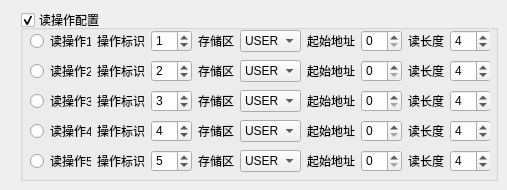
            <widget class="QWidget" name="tab_17">
             <attribute name="title">
              <string>EPC业务配置</string>
             </attribute>
             <widget class="QGroupBox" name="epcOpBox">
              <property name="enabled">
               <bool>true</bool>
              </property>
              <property name="geometry">
               <rect>
                <x>20</x>
                <y>10</y>
                <width>478</width>
                <height>171</height>
               </rect>
              </property>
              <property name="title">
               <string>读操作配置</string>
              </property>
              <property name="checkable">
               <bool>true</bool>
              </property>
              <property name="checked">
               <bool>true</bool>
              </property>
              <widget class="QWidget" name="layoutWidget_25">
               <property name="geometry">
                <rect>
                 <x>10</x>
                 <y>80</y>
                 <width>460</width>
                 <height>22</height>
                </rect>
               </property>
               <layout class="QHBoxLayout" name="horizontalLayout_33">
                <item>
                 <widget class="QRadioButton" name="radioEpcOp3">
                  <property name="text">
                   <string>读操作3</string>
                  </property>
                 </widget>
                </item>
                <item>
                 <widget class="QLabel" name="label_230">
                  <property name="text">
                   <string>操作标识</string>
                  </property>
                 </widget>
                </item>
                <item>
                 <widget class="QSpinBox" name="epcOpId3">
                  <property name="value">
                   <number>3</number>
                  </property>
                 </widget>
                </item>
                <item>
                 <widget class="QLabel" name="label_231">
                  <property name="text">
                   <string>存储区</string>
                  </property>
                 </widget>
                </item>
                <item>
                 <widget class="QComboBox" name="epcOpMb3">
                  <property name="currentIndex">
                   <number>3</number>
                  </property>
                  <property name="modelColumn">
                   <number>0</number>
                  </property>
                  <item>
                   <property name="text">
                    <string>RFU</string>
                   </property>
                  </item>
                  <item>
                   <property name="text">
                    <string>EPC</string>
                   </property>
                  </item>
                  <item>
                   <property name="text">
                    <string>TID</string>
                   </property>
                  </item>
                  <item>
                   <property name="text">
                    <string>USER</string>
                   </property>
                  </item>
                 </widget>
                </item>
                <item>
                 <widget class="QLabel" name="label_232">
                  <property name="text">
                   <string>起始地址</string>
                  </property>
                 </widget>
                </item>
                <item>
                 <widget class="QSpinBox" name="epcOpPointer3"/>
                </item>
                <item>
                 <widget class="QLabel" name="label_233">
                  <property name="text">
                   <string>读长度</string>
                  </property>
                 </widget>
                </item>
                <item>
                 <widget class="QSpinBox" name="epcOpCount3">
                  <property name="value">
                   <number>4</number>
                  </property>
                 </widget>
                </item>
               </layout>
              </widget>
              <widget class="QWidget" name="layoutWidget_26">
               <property name="geometry">
                <rect>
                 <x>10</x>
                 <y>110</y>
                 <width>460</width>
                 <height>22</height>
                </rect>
               </property>
               <layout class="QHBoxLayout" name="horizontalLayout_34">
                <item>
                 <widget class="QRadioButton" name="radioEpcOp4">
                  <property name="text">
                   <string>读操作4</string>
                  </property>
                 </widget>
                </item>
                <item>
                 <widget class="QLabel" name="label_234">
                  <property name="text">
                   <string>操作标识</string>
                  </property>
                 </widget>
                </item>
                <item>
                 <widget class="QSpinBox" name="epcOpId4">
                  <property name="value">
                   <number>4</number>
                  </property>
                 </widget>
                </item>
                <item>
                 <widget class="QLabel" name="label_235">
                  <property name="text">
                   <string>存储区</string>
                  </property>
                 </widget>
                </item>
                <item>
                 <widget class="QComboBox" name="epcOpMb4">
                  <property name="currentIndex">
                   <number>3</number>
                  </property>
                  <property name="modelColumn">
                   <number>0</number>
                  </property>
                  <item>
                   <property name="text">
                    <string>RFU</string>
                   </property>
                  </item>
                  <item>
                   <property name="text">
                    <string>EPC</string>
                   </property>
                  </item>
                  <item>
                   <property name="text">
                    <string>TID</string>
                   </property>
                  </item>
                  <item>
                   <property name="text">
                    <string>USER</string>
                   </property>
                  </item>
                 </widget>
                </item>
                <item>
                 <widget class="QLabel" name="label_236">
                  <property name="text">
                   <string>起始地址</string>
                  </property>
                 </widget>
                </item>
                <item>
                 <widget class="QSpinBox" name="epcOpPointer4"/>
                </item>
                <item>
                 <widget class="QLabel" name="label_237">
                  <property name="text">
                   <string>读长度</string>
                  </property>
                 </widget>
                </item>
                <item>
                 <widget class="QSpinBox" name="epcOpCount4">
                  <property name="value">
                   <number>4</number>
                  </property>
                 </widget>
                </item>
               </layout>
              </widget>
              <widget class="QWidget" name="layoutWidget_27">
               <property name="geometry">
                <rect>
                 <x>10</x>
                 <y>140</y>
                 <width>460</width>
                 <height>22</height>
                </rect>
               </property>
               <layout class="QHBoxLayout" name="horizontalLayout_35">
                <item>
                 <widget class="QRadioButton" name="radioEpcOp5">
                  <property name="text">
                   <string>读操作5</string>
                  </property>
                 </widget>
                </item>
                <item>
                 <widget class="QLabel" name="label_238">
                  <property name="text">
                   <string>操作标识</string>
                  </property>
                 </widget>
                </item>
                <item>
                 <widget class="QSpinBox" name="epcOpId5">
                  <property name="value">
                   <number>5</number>
                  </property>
                 </widget>
                </item>
                <item>
                 <widget class="QLabel" name="label_239">
                  <property name="text">
                   <string>存储区</string>
                  </property>
                 </widget>
                </item>
                <item>
                 <widget class="QComboBox" name="epcOpMb5">
                  <property name="currentIndex">
                   <number>3</number>
                  </property>
                  <property name="modelColumn">
                   <number>0</number>
                  </property>
                  <item>
                   <property name="text">
                    <string>RFU</string>
                   </property>
                  </item>
                  <item>
                   <property name="text">
                    <string>EPC</string>
                   </property>
                  </item>
                  <item>
                   <property name="text">
                    <string>TID</string>
                   </property>
                  </item>
                  <item>
                   <property name="text">
                    <string>USER</string>
                   </property>
                  </item>
                 </widget>
                </item>
                <item>
                 <widget class="QLabel" name="label_240">
                  <property name="text">
                   <string>起始地址</string>
                  </property>
                 </widget>
                </item>
                <item>
                 <widget class="QSpinBox" name="epcOpPointer5"/>
                </item>
                <item>
                 <widget class="QLabel" name="label_241">
                  <property name="text">
                   <string>读长度</string>
                  </property>
                 </widget>
                </item>
                <item>
                 <widget class="QSpinBox" name="epcOpCount5">
                  <property name="value">
                   <number>4</number>
                  </property>
                 </widget>
                </item>
               </layout>
              </widget>
              <widget class="QWidget" name="layoutWidget_38">
               <property name="geometry">
                <rect>
                 <x>10</x>
                 <y>50</y>
                 <width>460</width>
                 <height>22</height>
                </rect>
               </property>
               <layout class="QHBoxLayout" name="horizontalLayout_46">
                <item>
                 <widget class="QRadioButton" name="radioEpcOp2">
                  <property name="text">
                   <string>读操作2</string>
                  </property>
                 </widget>
                </item>
                <item>
                 <widget class="QLabel" name="label_285">
                  <property name="text">
                   <string>操作标识</string>
                  </property>
                 </widget>
                </item>
                <item>
                 <widget class="QSpinBox" name="epcOpId2">
                  <property name="value">
                   <number>2</number>
                  </property>
                 </widget>
                </item>
                <item>
                 <widget class="QLabel" name="label_286">
                  <property name="text">
                   <string>存储区</string>
                  </property>
                 </widget>
                </item>
                <item>
                 <widget class="QComboBox" name="epcOpMb2">
                  <property name="currentIndex">
                   <number>3</number>
                  </property>
                  <property name="modelColumn">
                   <number>0</number>
                  </property>
                  <item>
                   <property name="text">
                    <string>RFU</string>
                   </property>
                  </item>
                  <item>
                   <property name="text">
                    <string>EPC</string>
                   </property>
                  </item>
                  <item>
                   <property name="text">
                    <string>TID</string>
                   </property>
                  </item>
                  <item>
                   <property name="text">
                    <string>USER</string>
                   </property>
                  </item>
                 </widget>
                </item>
                <item>
                 <widget class="QLabel" name="label_287">
                  <property name="text">
                   <string>起始地址</string>
                  </property>
                 </widget>
                </item>
                <item>
                 <widget class="QSpinBox" name="epcOpPointer2"/>
                </item>
                <item>
                 <widget class="QLabel" name="label_288">
                  <property name="text">
                   <string>读长度</string>
                  </property>
                 </widget>
                </item>
                <item>
                 <widget class="QSpinBox" name="epcOpCount2">
                  <property name="value">
                   <number>4</number>
                  </property>
                 </widget>
                </item>
               </layout>
              </widget>
              <widget class="QWidget" name="layoutWidget_39">
               <property name="geometry">
                <rect>
                 <x>10</x>
                 <y>20</y>
                 <width>460</width>
                 <height>22</height>
                </rect>
               </property>
               <layout class="QHBoxLayout" name="horizontalLayout_47">
                <item>
                 <widget class="QRadioButton" name="radioEpcOp1">
                  <property name="text">
                   <string>读操作1</string>
                  </property>
                 </widget>
                </item>
                <item>
                 <widget class="QLabel" name="label_289">
                  <property name="text">
                   <string>操作标识</string>
                  </property>
                 </widget>
                </item>
                <item>
                 <widget class="QSpinBox" name="epcOpId1">
                  <property name="value">
                   <number>1</number>
                  </property>
                 </widget>
                </item>
                <item>
                 <widget class="QLabel" name="label_290">
                  <property name="text">
                   <string>存储区</string>
                  </property>
                 </widget>
                </item>
                <item>
                 <widget class="QComboBox" name="epcOpMb1">
                  <property name="currentIndex">
                   <number>3</number>
                  </property>
                  <property name="modelColumn">
                   <number>0</number>
                  </property>
                  <item>
                   <property name="text">
                    <string>RFU</string>
                   </property>
                  </item>
                  <item>
                   <property name="text">
                    <string>EPC</string>
                   </property>
                  </item>
                  <item>
                   <property name="text">
                    <string>TID</string>
                   </property>
                  </item>
                  <item>
                   <property name="text">
                    <string>USER</string>
                   </property>
                  </item>
                 </widget>
                </item>
                <item>
                 <widget class="QLabel" name="label_291">
                  <property name="text">
                   <string>起始地址</string>
                  </property>
                 </widget>
                </item>
                <item>
                 <widget class="QSpinBox" name="epcOpPointer1"/>
                </item>
                <item>
                 <widget class="QLabel" name="label_292">
                  <property name="text">
                   <string>读长度</string>
                  </property>
                 </widget>
                </item>
                <item>
                 <widget class="QSpinBox" name="epcOpCount1">
                  <property name="value">
                   <number>4</number>
                  </property>
                 </widget>
                </item>
               </layout>
              </widget>
             </widget>
            </widget>
